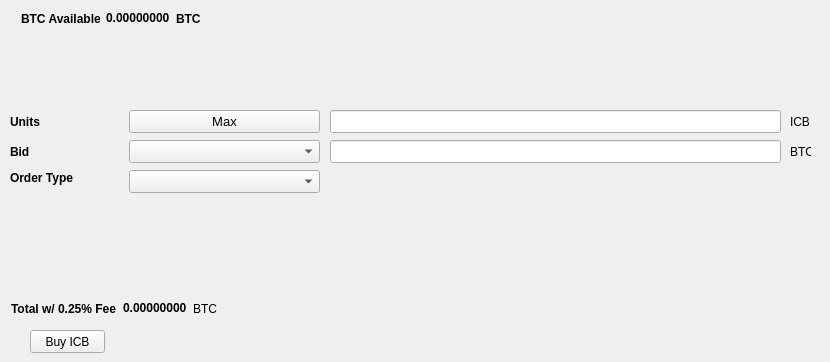
   <widget class="QWidget" name="BuyTab">
    <attribute name="title">
     <string>Buy</string>
    </attribute>
    <widget class="QPushButton" name="BuyICB">
     <property name="geometry">
      <rect>
       <x>30</x>
       <y>330</y>
       <width>75</width>
       <height>23</height>
      </rect>
     </property>
     <property name="text">
      <string>Buy ICB</string>
     </property>
    </widget>
    <widget class="QLabel" name="label_3">
     <property name="geometry">
      <rect>
       <x>10</x>
       <y>110</y>
       <width>46</width>
       <height>23</height>
      </rect>
     </property>
     <property name="font">
      <font>
       <weight>75</weight>
       <bold>true</bold>
      </font>
     </property>
     <property name="text">
      <string>Units</string>
     </property>
    </widget>
    <widget class="QLineEdit" name="UnitsInput">
     <property name="geometry">
      <rect>
       <x>330</x>
       <y>110</y>
       <width>451</width>
       <height>23</height>
      </rect>
     </property>
     <property name="font">
      <font>
       <pointsize>9</pointsize>
       <weight>75</weight>
       <bold>true</bold>
      </font>
     </property>
    </widget>
    <widget class="QLineEdit" name="BuyBidPriceEdit">
     <property name="geometry">
      <rect>
       <x>330</x>
       <y>140</y>
       <width>451</width>
       <height>23</height>
      </rect>
     </property>
     <property name="font">
      <font>
       <pointsize>9</pointsize>
       <weight>75</weight>
       <bold>true</bold>
      </font>
     </property>
    </widget>
    <widget class="QLabel" name="label_4">
     <property name="geometry">
      <rect>
       <x>790</x>
       <y>110</y>
       <width>31</width>
       <height>23</height>
      </rect>
     </property>
     <property name="text">
      <string>ICB</string>
     </property>
    </widget>
    <widget class="QLabel" name="label_5">
     <property name="geometry">
      <rect>
       <x>790</x>
       <y>140</y>
       <width>21</width>
       <height>23</height>
      </rect>
     </property>
     <property name="text">
      <string>BTC</string>
     </property>
    </widget>
    <widget class="QLabel" name="label_6">
     <property name="geometry">
      <rect>
       <x>10</x>
       <y>140</y>
       <width>46</width>
       <height>23</height>
      </rect>
     </property>
     <property name="font">
      <font>
       <weight>75</weight>
       <bold>true</bold>
      </font>
     </property>
     <property name="text">
      <string>Bid</string>
     </property>
    </widget>
    <widget class="QLabel" name="label_7">
     <property name="geometry">
      <rect>
       <x>10</x>
       <y>170</y>
       <width>71</width>
       <height>16</height>
      </rect>
     </property>
     <property name="font">
      <font>
       <weight>75</weight>
       <bold>true</bold>
      </font>
     </property>
     <property name="text">
      <string>Order Type</string>
     </property>
    </widget>
    <widget class="QPushButton" name="Buy_Max_Amount">
     <property name="geometry">
      <rect>
       <x>129</x>
       <y>110</y>
       <width>191</width>
       <height>23</height>
      </rect>
     </property>
     <property name="font">
      <font>
       <pointsize>10</pointsize>
      </font>
     </property>
     <property name="text">
      <string>Max</string>
     </property>
    </widget>
    <widget class="QComboBox" name="BuyBidcomboBox">
     <property name="geometry">
      <rect>
       <x>129</x>
       <y>140</y>
       <width>191</width>
       <height>23</height>
      </rect>
     </property>
     <property name="font">
      <font>
       <pointsize>10</pointsize>
      </font>
     </property>
    </widget>
    <widget class="QComboBox" name="buyOrdertypeCombo">
     <property name="geometry">
      <rect>
       <x>129</x>
       <y>170</y>
       <width>191</width>
       <height>23</height>
      </rect>
     </property>
     <property name="font">
      <font>
       <pointsize>10</pointsize>
      </font>
     </property>
    </widget>
    <widget class="QWidget" name="layoutWidget">
     <property name="geometry">
      <rect>
       <x>21</x>
       <y>11</y>
       <width>180</width>
       <height>15</height>
      </rect>
     </property>
     <layout class="QHBoxLayout" name="horizontalLayout_3">
      <item>
       <widget class="QLabel" name="label232">
        <property name="font">
         <font>
          <weight>75</weight>
          <bold>true</bold>
         </font>
        </property>
        <property name="text">
         <string>BTC Available:</string>
        </property>
       </widget>
      </item>
      <item>
       <widget class="QLabel" name="BtcAvailableLbl">
        <property name="palette">
         <palette>
          <active>
           <colorrole role="WindowText">
            <brush brushstyle="SolidPattern">
             <color alpha="255">
              <red>0</red>
              <green>0</green>
              <blue>0</blue>
             </color>
            </brush>
           </colorrole>
           <colorrole role="Button">
            <brush brushstyle="SolidPattern">
             <color alpha="255">
              <red>0</red>
              <green>170</green>
              <blue>0</blue>
             </color>
            </brush>
           </colorrole>
           <colorrole role="Light">
            <brush brushstyle="SolidPattern">
             <color alpha="255">
              <red>0</red>
              <green>255</green>
              <blue>0</blue>
             </color>
            </brush>
           </colorrole>
           <colorrole role="Midlight">
            <brush brushstyle="SolidPattern">
             <color alpha="255">
              <red>0</red>
              <green>212</green>
              <blue>0</blue>
             </color>
            </brush>
           </colorrole>
           <colorrole role="Dark">
            <brush brushstyle="SolidPattern">
             <color alpha="255">
              <red>0</red>
              <green>85</green>
              <blue>0</blue>
             </color>
            </brush>
           </colorrole>
           <colorrole role="Mid">
            <brush brushstyle="SolidPattern">
             <color alpha="255">
              <red>0</red>
              <green>113</green>
              <blue>0</blue>
             </color>
            </brush>
           </colorrole>
           <colorrole role="Text">
            <brush brushstyle="SolidPattern">
             <color alpha="255">
              <red>0</red>
              <green>170</green>
              <blue>0</blue>
             </color>
            </brush>
           </colorrole>
           <colorrole role="BrightText">
            <brush brushstyle="SolidPattern">
             <color alpha="255">
              <red>255</red>
              <green>255</green>
              <blue>255</blue>
             </color>
            </brush>
           </colorrole>
           <colorrole role="ButtonText">
            <brush brushstyle="SolidPattern">
             <color alpha="255">
              <red>0</red>
              <green>0</green>
              <blue>0</blue>
             </color>
            </brush>
           </colorrole>
           <colorrole role="Base">
            <brush brushstyle="SolidPattern">
             <color alpha="255">
              <red>255</red>
              <green>255</green>
              <blue>255</blue>
             </color>
            </brush>
           </colorrole>
           <colorrole role="Window">
            <brush brushstyle="SolidPattern">
             <color alpha="255">
              <red>0</red>
              <green>170</green>
              <blue>0</blue>
             </color>
            </brush>
           </colorrole>
           <colorrole role="Shadow">
            <brush brushstyle="SolidPattern">
             <color alpha="255">
              <red>0</red>
              <green>0</green>
              <blue>0</blue>
             </color>
            </brush>
           </colorrole>
           <colorrole role="AlternateBase">
            <brush brushstyle="SolidPattern">
             <color alpha="255">
              <red>127</red>
              <green>212</green>
              <blue>127</blue>
             </color>
            </brush>
           </colorrole>
           <colorrole role="ToolTipBase">
            <brush brushstyle="SolidPattern">
             <color alpha="255">
              <red>255</red>
              <green>255</green>
              <blue>220</blue>
             </color>
            </brush>
           </colorrole>
           <colorrole role="ToolTipText">
            <brush brushstyle="SolidPattern">
             <color alpha="255">
              <red>0</red>
              <green>0</green>
              <blue>0</blue>
             </color>
            </brush>
           </colorrole>
          </active>
          <inactive>
           <colorrole role="WindowText">
            <brush brushstyle="SolidPattern">
             <color alpha="255">
              <red>0</red>
              <green>0</green>
              <blue>0</blue>
             </color>
            </brush>
           </colorrole>
           <colorrole role="Button">
            <brush brushstyle="SolidPattern">
             <color alpha="255">
              <red>0</red>
              <green>170</green>
              <blue>0</blue>
             </color>
            </brush>
           </colorrole>
           <colorrole role="Light">
            <brush brushstyle="SolidPattern">
             <color alpha="255">
              <red>0</red>
              <green>255</green>
              <blue>0</blue>
             </color>
            </brush>
           </colorrole>
           <colorrole role="Midlight">
            <brush brushstyle="SolidPattern">
             <color alpha="255">
              <red>0</red>
              <green>212</green>
              <blue>0</blue>
             </color>
            </brush>
           </colorrole>
           <colorrole role="Dark">
            <brush brushstyle="SolidPattern">
             <color alpha="255">
              <red>0</red>
              <green>85</green>
              <blue>0</blue>
             </color>
            </brush>
           </colorrole>
           <colorrole role="Mid">
            <brush brushstyle="SolidPattern">
             <color alpha="255">
              <red>0</red>
              <green>113</green>
              <blue>0</blue>
             </color>
            </brush>
           </colorrole>
           <colorrole role="Text">
            <brush brushstyle="SolidPattern">
             <color alpha="255">
              <red>0</red>
              <green>170</green>
              <blue>0</blue>
             </color>
            </brush>
           </colorrole>
           <colorrole role="BrightText">
            <brush brushstyle="SolidPattern">
             <color alpha="255">
              <red>255</red>
              <green>255</green>
              <blue>255</blue>
             </color>
            </brush>
           </colorrole>
           <colorrole role="ButtonText">
            <brush brushstyle="SolidPattern">
             <color alpha="255">
              <red>0</red>
              <green>0</green>
              <blue>0</blue>
             </color>
            </brush>
           </colorrole>
           <colorrole role="Base">
            <brush brushstyle="SolidPattern">
             <color alpha="255">
              <red>255</red>
              <green>255</green>
              <blue>255</blue>
             </color>
            </brush>
           </colorrole>
           <colorrole role="Window">
            <brush brushstyle="SolidPattern">
             <color alpha="255">
              <red>0</red>
              <green>170</green>
              <blue>0</blue>
             </color>
            </brush>
           </colorrole>
           <colorrole role="Shadow">
            <brush brushstyle="SolidPattern">
             <color alpha="255">
              <red>0</red>
              <green>0</green>
              <blue>0</blue>
             </color>
            </brush>
           </colorrole>
           <colorrole role="AlternateBase">
            <brush brushstyle="SolidPattern">
             <color alpha="255">
              <red>127</red>
              <green>212</green>
              <blue>127</blue>
             </color>
            </brush>
           </colorrole>
           <colorrole role="ToolTipBase">
            <brush brushstyle="SolidPattern">
             <color alpha="255">
              <red>255</red>
              <green>255</green>
              <blue>220</blue>
             </color>
            </brush>
           </colorrole>
           <colorrole role="ToolTipText">
            <brush brushstyle="SolidPattern">
             <color alpha="255">
              <red>0</red>
              <green>0</green>
              <blue>0</blue>
             </color>
            </brush>
           </colorrole>
          </inactive>
          <disabled>
           <colorrole role="WindowText">
            <brush brushstyle="SolidPattern">
             <color alpha="255">
              <red>0</red>
              <green>85</green>
              <blue>0</blue>
             </color>
            </brush>
           </colorrole>
           <colorrole role="Button">
            <brush brushstyle="SolidPattern">
             <color alpha="255">
              <red>0</red>
              <green>170</green>
              <blue>0</blue>
             </color>
            </brush>
           </colorrole>
           <colorrole role="Light">
            <brush brushstyle="SolidPattern">
             <color alpha="255">
              <red>0</red>
              <green>255</green>
              <blue>0</blue>
             </color>
            </brush>
           </colorrole>
           <colorrole role="Midlight">
            <brush brushstyle="SolidPattern">
             <color alpha="255">
              <red>0</red>
              <green>212</green>
              <blue>0</blue>
             </color>
            </brush>
           </colorrole>
           <colorrole role="Dark">
            <brush brushstyle="SolidPattern">
             <color alpha="255">
              <red>0</red>
              <green>85</green>
              <blue>0</blue>
             </color>
            </brush>
           </colorrole>
           <colorrole role="Mid">
            <brush brushstyle="SolidPattern">
             <color alpha="255">
              <red>0</red>
              <green>113</green>
              <blue>0</blue>
             </color>
            </brush>
           </colorrole>
           <colorrole role="Text">
            <brush brushstyle="SolidPattern">
             <color alpha="255">
              <red>0</red>
              <green>85</green>
              <blue>0</blue>
             </color>
            </brush>
           </colorrole>
           <colorrole role="BrightText">
            <brush brushstyle="SolidPattern">
             <color alpha="255">
              <red>255</red>
              <green>255</green>
              <blue>255</blue>
             </color>
            </brush>
           </colorrole>
           <colorrole role="ButtonText">
            <brush brushstyle="SolidPattern">
             <color alpha="255">
              <red>0</red>
              <green>85</green>
              <blue>0</blue>
             </color>
            </brush>
           </colorrole>
           <colorrole role="Base">
            <brush brushstyle="SolidPattern">
             <color alpha="255">
              <red>0</red>
              <green>170</green>
              <blue>0</blue>
             </color>
            </brush>
           </colorrole>
           <colorrole role="Window">
            <brush brushstyle="SolidPattern">
             <color alpha="255">
              <red>0</red>
              <green>170</green>
              <blue>0</blue>
             </color>
            </brush>
           </colorrole>
           <colorrole role="Shadow">
            <brush brushstyle="SolidPattern">
             <color alpha="255">
              <red>0</red>
              <green>0</green>
              <blue>0</blue>
             </color>
            </brush>
           </colorrole>
           <colorrole role="AlternateBase">
            <brush brushstyle="SolidPattern">
             <color alpha="255">
              <red>0</red>
              <green>170</green>
              <blue>0</blue>
             </color>
            </brush>
           </colorrole>
           <colorrole role="ToolTipBase">
            <brush brushstyle="SolidPattern">
             <color alpha="255">
              <red>255</red>
              <green>255</green>
              <blue>220</blue>
             </color>
            </brush>
           </colorrole>
           <colorrole role="ToolTipText">
            <brush brushstyle="SolidPattern">
             <color alpha="255">
              <red>0</red>
              <green>0</green>
              <blue>0</blue>
             </color>
            </brush>
           </colorrole>
          </disabled>
         </palette>
        </property>
        <property name="font">
         <font>
          <weight>75</weight>
          <bold>true</bold>
         </font>
        </property>
        <property name="text">
         <string>0.00000000</string>
        </property>
        <property name="textInteractionFlags">
         <set>Qt::LinksAccessibleByMouse|Qt::TextSelectableByKeyboard|Qt::TextSelectableByMouse</set>
        </property>
       </widget>
      </item>
      <item>
       <widget class="QLabel" name="BtcAvailableLbl_2">
        <property name="font">
         <font>
          <weight>75</weight>
          <bold>true</bold>
         </font>
        </property>
        <property name="text">
         <string>BTC</string>
        </property>
       </widget>
      </item>
     </layout>
    </widget>
    <widget class="QWidget" name="layoutWidget">
     <property name="geometry">
      <rect>
       <x>11</x>
       <y>301</y>
       <width>209</width>
       <height>15</height>
      </rect>
     </property>
     <layout class="QHBoxLayout" name="horizontalLayout_4">
      <item>
       <widget class="QLabel" name="label_9">
        <property name="font">
         <font>
          <weight>75</weight>
          <bold>true</bold>
         </font>
        </property>
        <property name="text">
         <string>Total w/ 0.25% Fee</string>
        </property>
       </widget>
      </item>
      <item>
       <widget class="QLabel" name="BuyCostLabel">
        <property name="palette">
         <palette>
          <active>
           <colorrole role="WindowText">
            <brush brushstyle="SolidPattern">
             <color alpha="255">
              <red>0</red>
              <green>0</green>
              <blue>0</blue>
             </color>
            </brush>
           </colorrole>
           <colorrole role="Button">
            <brush brushstyle="SolidPattern">
             <color alpha="255">
              <red>0</red>
              <green>170</green>
              <blue>0</blue>
             </color>
            </brush>
           </colorrole>
           <colorrole role="Light">
            <brush brushstyle="SolidPattern">
             <color alpha="255">
              <red>0</red>
              <green>255</green>
              <blue>0</blue>
             </color>
            </brush>
           </colorrole>
           <colorrole role="Midlight">
            <brush brushstyle="SolidPattern">
             <color alpha="255">
              <red>0</red>
              <green>212</green>
              <blue>0</blue>
             </color>
            </brush>
           </colorrole>
           <colorrole role="Dark">
            <brush brushstyle="SolidPattern">
             <color alpha="255">
              <red>0</red>
              <green>85</green>
              <blue>0</blue>
             </color>
            </brush>
           </colorrole>
           <colorrole role="Mid">
            <brush brushstyle="SolidPattern">
             <color alpha="255">
              <red>0</red>
              <green>113</green>
              <blue>0</blue>
             </color>
            </brush>
           </colorrole>
           <colorrole role="Text">
            <brush brushstyle="SolidPattern">
             <color alpha="255">
              <red>0</red>
              <green>170</green>
              <blue>0</blue>
             </color>
            </brush>
           </colorrole>
           <colorrole role="BrightText">
            <brush brushstyle="SolidPattern">
             <color alpha="255">
              <red>255</red>
              <green>255</green>
              <blue>255</blue>
             </color>
            </brush>
           </colorrole>
           <colorrole role="ButtonText">
            <brush brushstyle="SolidPattern">
             <color alpha="255">
              <red>0</red>
              <green>0</green>
              <blue>0</blue>
             </color>
            </brush>
           </colorrole>
           <colorrole role="Base">
            <brush brushstyle="SolidPattern">
             <color alpha="255">
              <red>255</red>
              <green>255</green>
              <blue>255</blue>
             </color>
            </brush>
           </colorrole>
           <colorrole role="Window">
            <brush brushstyle="SolidPattern">
             <color alpha="255">
              <red>0</red>
              <green>170</green>
              <blue>0</blue>
             </color>
            </brush>
           </colorrole>
           <colorrole role="Shadow">
            <brush brushstyle="SolidPattern">
             <color alpha="255">
              <red>0</red>
              <green>0</green>
              <blue>0</blue>
             </color>
            </brush>
           </colorrole>
           <colorrole role="AlternateBase">
            <brush brushstyle="SolidPattern">
             <color alpha="255">
              <red>127</red>
              <green>212</green>
              <blue>127</blue>
             </color>
            </brush>
           </colorrole>
           <colorrole role="ToolTipBase">
            <brush brushstyle="SolidPattern">
             <color alpha="255">
              <red>255</red>
              <green>255</green>
              <blue>220</blue>
             </color>
            </brush>
           </colorrole>
           <colorrole role="ToolTipText">
            <brush brushstyle="SolidPattern">
             <color alpha="255">
              <red>0</red>
              <green>0</green>
              <blue>0</blue>
             </color>
            </brush>
           </colorrole>
          </active>
          <inactive>
           <colorrole role="WindowText">
            <brush brushstyle="SolidPattern">
             <color alpha="255">
              <red>0</red>
              <green>0</green>
              <blue>0</blue>
             </color>
            </brush>
           </colorrole>
           <colorrole role="Button">
            <brush brushstyle="SolidPattern">
             <color alpha="255">
              <red>0</red>
              <green>170</green>
              <blue>0</blue>
             </color>
            </brush>
           </colorrole>
           <colorrole role="Light">
            <brush brushstyle="SolidPattern">
             <color alpha="255">
              <red>0</red>
              <green>255</green>
              <blue>0</blue>
             </color>
            </brush>
           </colorrole>
           <colorrole role="Midlight">
            <brush brushstyle="SolidPattern">
             <color alpha="255">
              <red>0</red>
              <green>212</green>
              <blue>0</blue>
             </color>
            </brush>
           </colorrole>
           <colorrole role="Dark">
            <brush brushstyle="SolidPattern">
             <color alpha="255">
              <red>0</red>
              <green>85</green>
              <blue>0</blue>
             </color>
            </brush>
           </colorrole>
           <colorrole role="Mid">
            <brush brushstyle="SolidPattern">
             <color alpha="255">
              <red>0</red>
              <green>113</green>
              <blue>0</blue>
             </color>
            </brush>
           </colorrole>
           <colorrole role="Text">
            <brush brushstyle="SolidPattern">
             <color alpha="255">
              <red>0</red>
              <green>170</green>
              <blue>0</blue>
             </color>
            </brush>
           </colorrole>
           <colorrole role="BrightText">
            <brush brushstyle="SolidPattern">
             <color alpha="255">
              <red>255</red>
              <green>255</green>
              <blue>255</blue>
             </color>
            </brush>
           </colorrole>
           <colorrole role="ButtonText">
            <brush brushstyle="SolidPattern">
             <color alpha="255">
              <red>0</red>
              <green>0</green>
              <blue>0</blue>
             </color>
            </brush>
           </colorrole>
           <colorrole role="Base">
            <brush brushstyle="SolidPattern">
             <color alpha="255">
              <red>255</red>
              <green>255</green>
              <blue>255</blue>
             </color>
            </brush>
           </colorrole>
           <colorrole role="Window">
            <brush brushstyle="SolidPattern">
             <color alpha="255">
              <red>0</red>
              <green>170</green>
              <blue>0</blue>
             </color>
            </brush>
           </colorrole>
           <colorrole role="Shadow">
            <brush brushstyle="SolidPattern">
             <color alpha="255">
              <red>0</red>
              <green>0</green>
              <blue>0</blue>
             </color>
            </brush>
           </colorrole>
           <colorrole role="AlternateBase">
            <brush brushstyle="SolidPattern">
             <color alpha="255">
              <red>127</red>
              <green>212</green>
              <blue>127</blue>
             </color>
            </brush>
           </colorrole>
           <colorrole role="ToolTipBase">
            <brush brushstyle="SolidPattern">
             <color alpha="255">
              <red>255</red>
              <green>255</green>
              <blue>220</blue>
             </color>
            </brush>
           </colorrole>
           <colorrole role="ToolTipText">
            <brush brushstyle="SolidPattern">
             <color alpha="255">
              <red>0</red>
              <green>0</green>
              <blue>0</blue>
             </color>
            </brush>
           </colorrole>
          </inactive>
          <disabled>
           <colorrole role="WindowText">
            <brush brushstyle="SolidPattern">
             <color alpha="255">
              <red>0</red>
              <green>85</green>
              <blue>0</blue>
             </color>
            </brush>
           </colorrole>
           <colorrole role="Button">
            <brush brushstyle="SolidPattern">
             <color alpha="255">
              <red>0</red>
              <green>170</green>
              <blue>0</blue>
             </color>
            </brush>
           </colorrole>
           <colorrole role="Light">
            <brush brushstyle="SolidPattern">
             <color alpha="255">
              <red>0</red>
              <green>255</green>
              <blue>0</blue>
             </color>
            </brush>
           </colorrole>
           <colorrole role="Midlight">
            <brush brushstyle="SolidPattern">
             <color alpha="255">
              <red>0</red>
              <green>212</green>
              <blue>0</blue>
             </color>
            </brush>
           </colorrole>
           <colorrole role="Dark">
            <brush brushstyle="SolidPattern">
             <color alpha="255">
              <red>0</red>
              <green>85</green>
              <blue>0</blue>
             </color>
            </brush>
           </colorrole>
           <colorrole role="Mid">
            <brush brushstyle="SolidPattern">
             <color alpha="255">
              <red>0</red>
              <green>113</green>
              <blue>0</blue>
             </color>
            </brush>
           </colorrole>
           <colorrole role="Text">
            <brush brushstyle="SolidPattern">
             <color alpha="255">
              <red>0</red>
              <green>85</green>
              <blue>0</blue>
             </color>
            </brush>
           </colorrole>
           <colorrole role="BrightText">
            <brush brushstyle="SolidPattern">
             <color alpha="255">
              <red>255</red>
              <green>255</green>
              <blue>255</blue>
             </color>
            </brush>
           </colorrole>
           <colorrole role="ButtonText">
            <brush brushstyle="SolidPattern">
             <color alpha="255">
              <red>0</red>
              <green>85</green>
              <blue>0</blue>
             </color>
            </brush>
           </colorrole>
           <colorrole role="Base">
            <brush brushstyle="SolidPattern">
             <color alpha="255">
              <red>0</red>
              <green>170</green>
              <blue>0</blue>
             </color>
            </brush>
           </colorrole>
           <colorrole role="Window">
            <brush brushstyle="SolidPattern">
             <color alpha="255">
              <red>0</red>
              <green>170</green>
              <blue>0</blue>
             </color>
            </brush>
           </colorrole>
           <colorrole role="Shadow">
            <brush brushstyle="SolidPattern">
             <color alpha="255">
              <red>0</red>
              <green>0</green>
              <blue>0</blue>
             </color>
            </brush>
           </colorrole>
           <colorrole role="AlternateBase">
            <brush brushstyle="SolidPattern">
             <color alpha="255">
              <red>0</red>
              <green>170</green>
              <blue>0</blue>
             </color>
            </brush>
           </colorrole>
           <colorrole role="ToolTipBase">
            <brush brushstyle="SolidPattern">
             <color alpha="255">
              <red>255</red>
              <green>255</green>
              <blue>220</blue>
             </color>
            </brush>
           </colorrole>
           <colorrole role="ToolTipText">
            <brush brushstyle="SolidPattern">
             <color alpha="255">
              <red>0</red>
              <green>0</green>
              <blue>0</blue>
             </color>
            </brush>
           </colorrole>
          </disabled>
         </palette>
        </property>
        <property name="font">
         <font>
          <weight>75</weight>
          <bold>true</bold>
         </font>
        </property>
        <property name="autoFillBackground">
         <bool>false</bool>
        </property>
        <property name="text">
         <string>0.00000000</string>
        </property>
        <property name="textInteractionFlags">
         <set>Qt::LinksAccessibleByMouse|Qt::TextSelectableByMouse</set>
        </property>
       </widget>
      </item>
      <item>
       <widget class="QLabel" name="label_10">
        <property name="font">
         <font>
          <weight>50</weight>
          <bold>false</bold>
         </font>
        </property>
        <property name="text">
         <string>BTC</string>
        </property>
       </widget>
      </item>
     </layout>
    </widget>
   </widget>
